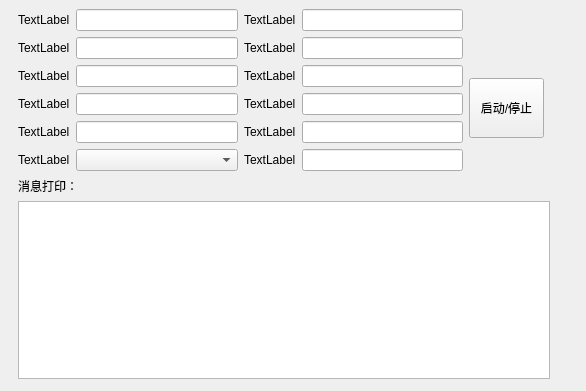
<?xml version="1.0" encoding="UTF-8"?>
<ui version="4.0">
 <class>Form</class>
 <widget class="QWidget" name="Form">
  <property name="geometry">
   <rect>
    <x>0</x>
    <y>0</y>
    <width>586</width>
    <height>391</height>
   </rect>
  </property>
  <property name="windowTitle">
   <string>Form</string>
  </property>
  <widget class="QWidget" name="gridLayoutWidget">
   <property name="geometry">
    <rect>
     <x>18</x>
     <y>9</y>
     <width>532</width>
     <height>370</height>
    </rect>
   </property>
   <layout class="QGridLayout" name="gridLayout">
    <item row="1" column="0" colspan="4">
     <widget class="QLabel" name="label_13">
      <property name="text">
       <string>消息打印：</string>
      </property>
     </widget>
    </item>
    <item row="0" column="3">
     <layout class="QVBoxLayout" name="verticalLayout"/>
    </item>
    <item row="2" column="0" colspan="4">
     <widget class="QTextBrowser" name="textBrowser"/>
    </item>
    <item row="0" column="0">
     <layout class="QFormLayout" name="formLayout">
      <item row="0" column="0">
       <widget class="QLabel" name="label">
        <property name="text">
         <string>TextLabel</string>
        </property>
       </widget>
      </item>
      <item row="1" column="0">
       <widget class="QLabel" name="label_2">
        <property name="text">
         <string>TextLabel</string>
        </property>
       </widget>
      </item>
      <item row="2" column="0">
       <widget class="QLabel" name="label_3">
        <property name="text">
         <string>TextLabel</string>
        </property>
       </widget>
      </item>
      <item row="1" column="1">
       <widget class="QLineEdit" name="lineEdit_2"/>
      </item>
      <item row="2" column="1">
       <widget class="QLineEdit" name="lineEdit_3"/>
      </item>
      <item row="3" column="0">
       <widget class="QLabel" name="label_4">
        <property name="text">
         <string>TextLabel</string>
        </property>
       </widget>
      </item>
      <item row="3" column="1">
       <widget class="QLineEdit" name="lineEdit_4"/>
      </item>
      <item row="4" column="1">
       <widget class="QLineEdit" name="lineEdit_5"/>
      </item>
      <item row="4" column="0">
       <widget class="QLabel" name="label_5">
        <property name="text">
         <string>TextLabel</string>
        </property>
       </widget>
      </item>
      <item row="0" column="1">
       <widget class="QLineEdit" name="lineEdit"/>
      </item>
      <item row="5" column="0">
       <widget class="QLabel" name="label_12">
        <property name="text">
         <string>TextLabel</string>
        </property>
       </widget>
      </item>
      <item row="5" column="1">
       <widget class="QComboBox" name="comboBox"/>
      </item>
     </layout>
    </item>
    <item row="0" column="1">
     <layout class="QFormLayout" name="formLayout_2">
      <item row="0" column="0">
       <widget class="QLabel" name="label_6">
        <property name="text">
         <string>TextLabel</string>
        </property>
       </widget>
      </item>
      <item row="0" column="1">
       <widget class="QLineEdit" name="lineEdit_6"/>
      </item>
      <item row="1" column="0">
       <widget class="QLabel" name="label_7">
        <property name="text">
         <string>TextLabel</string>
        </property>
       </widget>
      </item>
      <item row="1" column="1">
       <widget class="QLineEdit" name="lineEdit_7"/>
      </item>
      <item row="2" column="0">
       <widget class="QLabel" name="label_8">
        <property name="text">
         <string>TextLabel</string>
        </property>
       </widget>
      </item>
      <item row="2" column="1">
       <widget class="QLineEdit" name="lineEdit_8"/>
      </item>
      <item row="3" column="0">
       <widget class="QLabel" name="label_9">
        <property name="text">
         <string>TextLabel</string>
        </property>
       </widget>
      </item>
      <item row="3" column="1">
       <widget class="QLineEdit" name="lineEdit_9"/>
      </item>
      <item row="4" column="0">
       <widget class="QLabel" name="label_10">
        <property name="text">
         <string>TextLabel</string>
        </property>
       </widget>
      </item>
      <item row="4" column="1">
       <widget class="QLineEdit" name="lineEdit_10"/>
      </item>
      <item row="5" column="0">
       <widget class="QLabel" name="label_11">
        <property name="text">
         <string>TextLabel</string>
        </property>
       </widget>
      </item>
      <item row="5" column="1">
       <widget class="QLineEdit" name="lineEdit_11"/>
      </item>
     </layout>
    </item>
    <item row="0" column="2">
     <widget class="QPushButton" name="pushButton_2">
      <property name="enabled">
       <bool>true</bool>
      </property>
      <property name="minimumSize">
       <size>
        <width>0</width>
        <height>60</height>
       </size>
      </property>
      <property name="maximumSize">
       <size>
        <width>75</width>
        <height>23</height>
       </size>
      </property>
      <property name="text">
       <string>启动/停止</string>
      </property>
     </widget>
    </item>
   </layout>
  </widget>
 </widget>
 <resources/>
 <connections/>
</ui>
